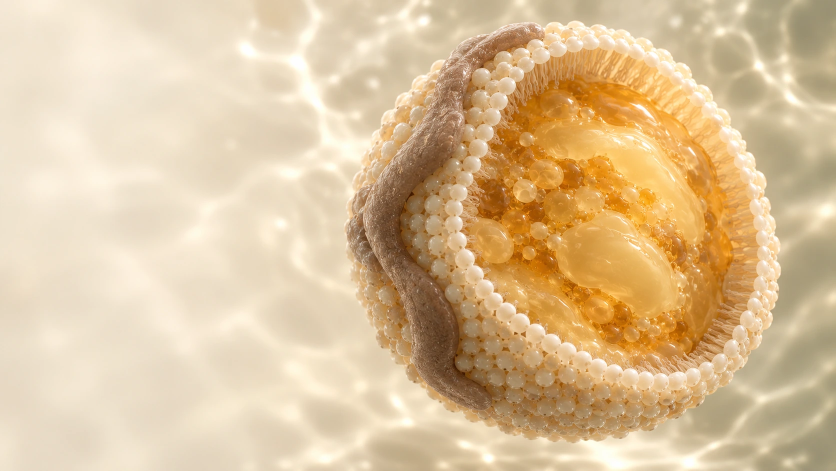
#> input picture versions/v5-astra/assets/s03-lipoprotein-cutaway.webp, 1672 x 941 px (shown at 1/2 size)
$ python render-s03-motion-study.py
#> lines starting #> are read from the running program, lines starting #| are printed output that depends on the picture; after the words box and inside, x2 and y2 are one past the last pixel; in counts of white or black regions, pixels touching at a corner belong together
#!/usr/bin/env python3
"""5-second optical cutout motion study, not 3D or generative image-to-video.
Uses only approved source image. No paid calls; no membrane/cargo deformation.
"""
from pathlib import Path
import math,json,subprocess,hashlib
import numpy as np
from PIL import Image,ImageDraw,ImageFont,ImageFilter,ImageEnhance
ROOT=Path(__file__).resolve().parents[3]
VER=ROOT/'versions/v5-astra';ASSETS=VER/'assets';QC=VER/'renders/s03-motion-qc';QC.mkdir(parents=True,exist_ok=True)
W,H,FPS,N=1280,720,24,120
SOURCE=ASSETS/'s03-lipoprotein-cutaway.webp'
SRC=Image.open(SOURCE).convert('RGB')
#> SRC is the input picture: PIL image 1672x941 RGB; mean R, G, B 219.8, 192.8, 153.4
FONT='/usr/share/fonts/truetype/noto/NotoSans-Regular.ttf'
def font(n):return ImageFont.truetype(FONT,n)
def smooth(v):v=max(0,min(1,v));return v*v*(3-2*v)
# Manual contour follows the approved image silhouette. This is a 2D matte,
# not an inferred mesh or anatomically claimed reconstruction.
points=[(683,453),(696,382),(721,319),(752,252),(794,191),(846,138),(900,91),
        (947,68),(1003,44),(1065,40),(1124,35),(1195,40),(1255,57),(1325,83),
        (1390,131),(1439,187),(1478,250),(1510,321),(1545,407),(1565,493),
        (1565,572),(1554,629),(1526,692),(1492,745),(1437,798),(1367,842),
        (1288,874),(1205,896),(1124,898),(1036,883),(960,855),(887,816),
        (824,770),(774,712),(736,650),(706,581),(688,518)]
mask=Image.new('L',SRC.size,0);ImageDraw.Draw(mask).polygon(points,fill=255)
#> after `mask = Image.new('L', SRC.size, 0)`: mask: PIL image 1672x941 L; every value is 0
#> after `ImageDraw.Draw(mask).polygon(points, fill=255)`:
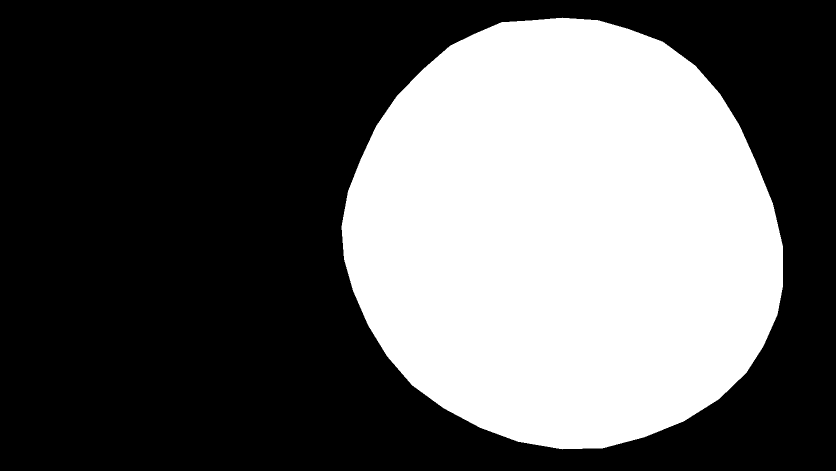
#> mask: PIL image 1672x941 L (shown at 1/2 size); 37.5% white; 1 white region, box (x1, y1, x2, y2) and area: (683, 35, 1566, 899) 589795
mask=mask.filter(ImageFilter.GaussianBlur(5))
particle=SRC.convert('RGBA');particle.putalpha(mask)
#> after `particle.putalpha(mask)`:
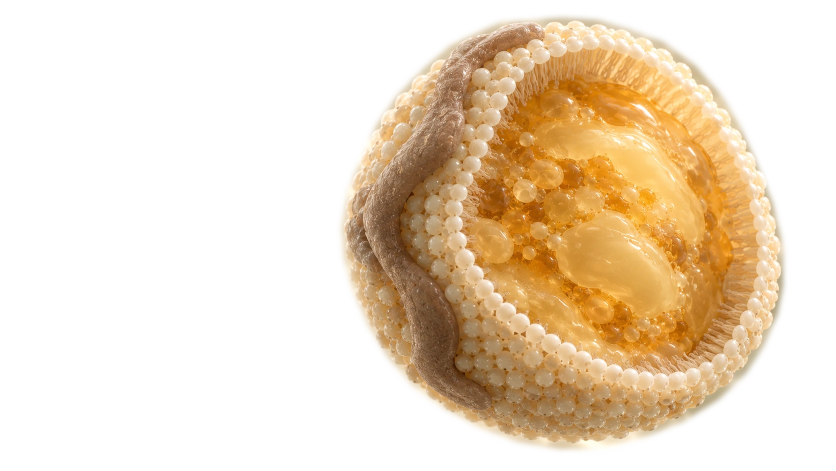
#> particle: PIL image 1672x941 RGBA (shown at 1/2 size); mean R, G, B, A 219.8, 192.8, 153.4, 95.6; transparent parts drawn white
# Crop away unused source margins, preserving all visible lipoprotein pixels.
particle=particle.crop((655,12,1591,926))
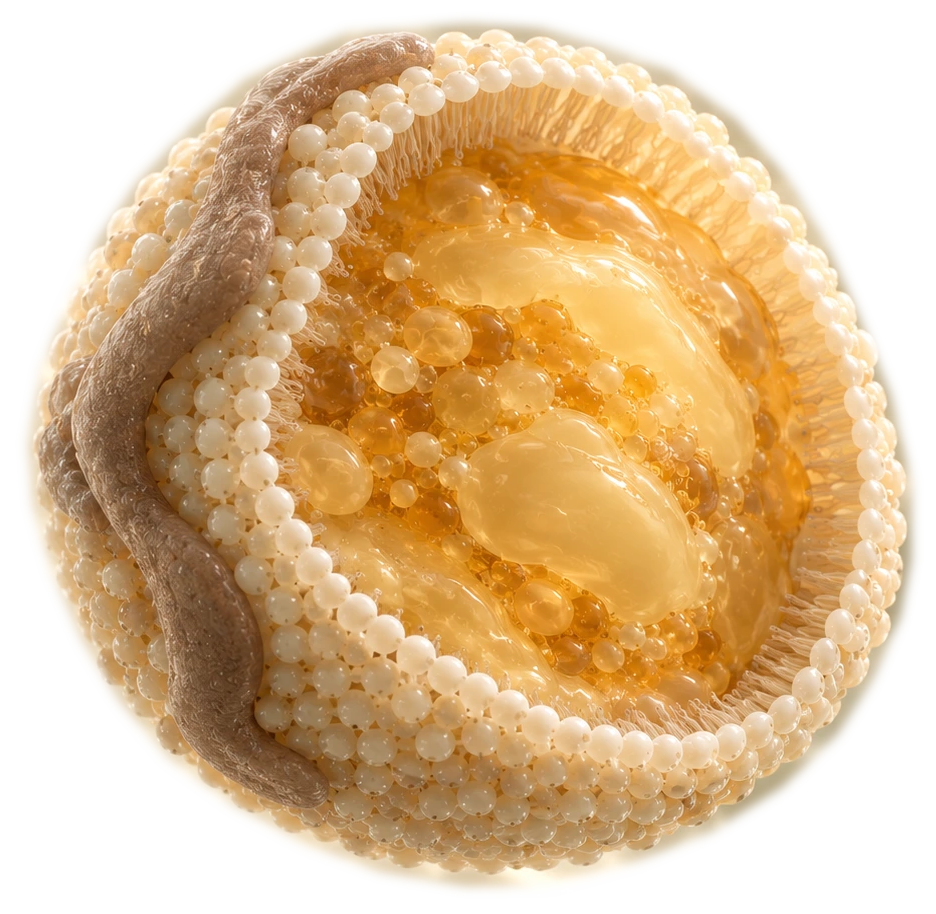
#> particle: PIL image 936x914 RGBA; mean R, G, B, A 208.6, 170.6, 118.5, 175.8; transparent parts drawn white
# The source's unoccupied left field supplies the soft environmental plate.
# A reflected copy avoids importing any external anatomy/content.
left=SRC.crop((0,0,642,941))
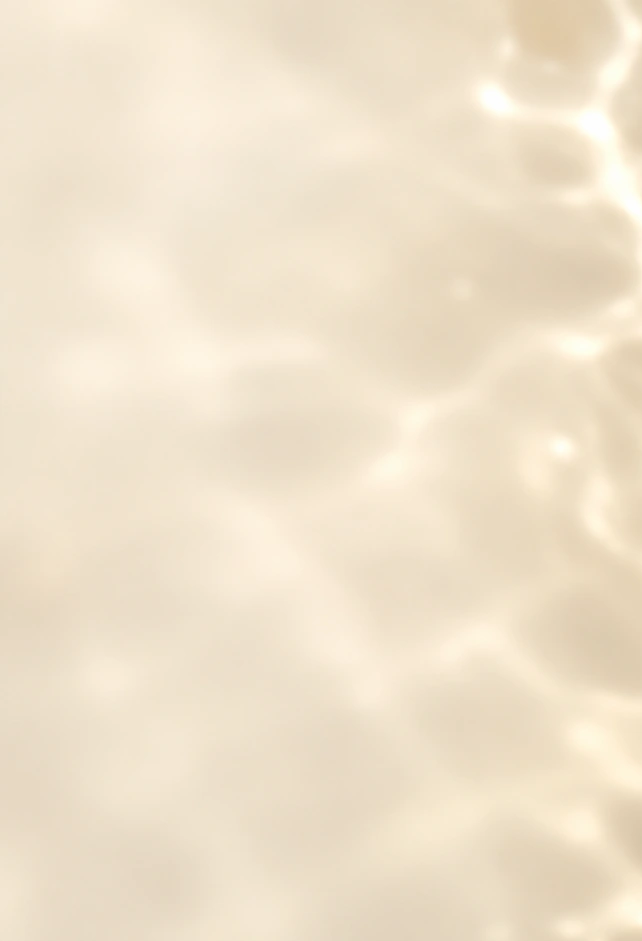
#> left: PIL image 642x941 RGB; mean R, G, B 239.6, 225.8, 203.2
plate=Image.new('RGB',(1284,941));plate.paste(left,(0,0));plate.paste(left.transpose(Image.Transpose.FLIP_LEFT_RIGHT),(642,0))
#> after `plate = Image.new('RGB', (1284, 941))`: plate: PIL image 1284x941 RGB; every value is 0
#> after `plate.paste(left, (0, 0))`:
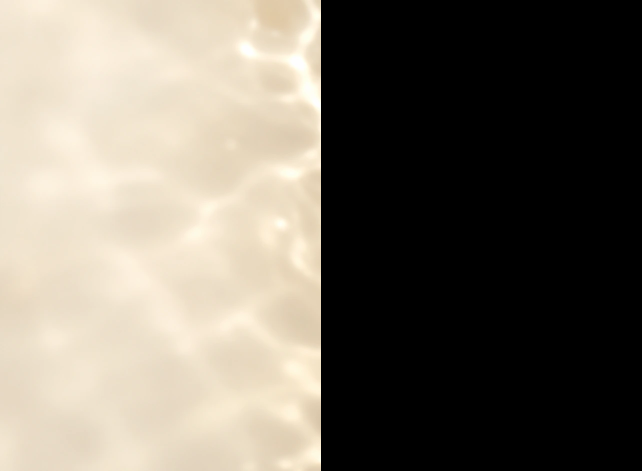
#> plate: PIL image 1284x941 RGB (shown at 1/2 size); mean R, G, B 119.8, 112.9, 101.6
#> after `plate.paste(left.transpose(Image.Transpose.FLIP_LEFT_RIGHT), (642, 0))`:
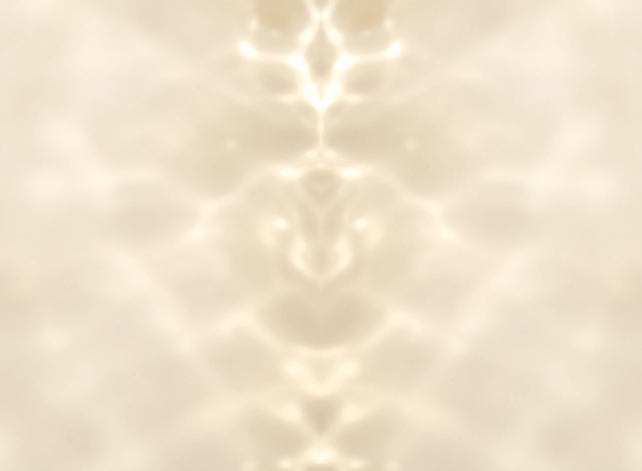
#> plate: PIL image 1284x941 RGB (shown at 1/2 size); mean R, G, B 239.6, 225.8, 203.2
plate=plate.resize((1400,815),Image.Resampling.LANCZOS).filter(ImageFilter.GaussianBlur(6))
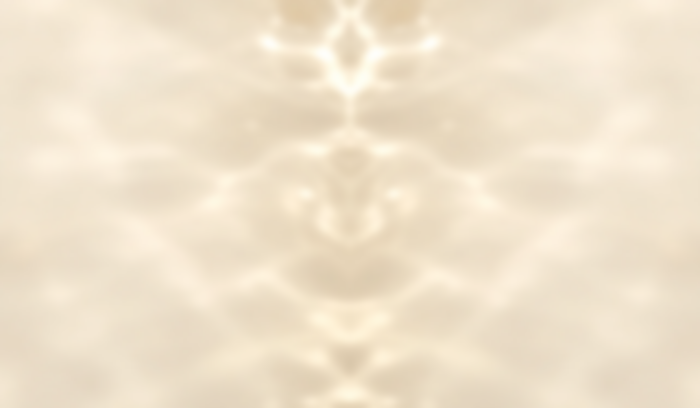
#> plate: PIL image 1400x815 RGB (shown at 1/2 size); mean R, G, B 239.5, 225.8, 203.1
px,py=particle.size
#> px = 936; py = 914
Y,X=np.mgrid[0:py,0:px]
orig=np.asarray(particle).astype(np.float32)
core=np.exp(-((X-570)/220)**2-((Y-467)/310)**2)
# Caption is embedded in independent preview: meaning travels with the movie.
def caption(im):
    layer=Image.new('RGBA',(W,H),(0,0,0,0));d=ImageDraw.Draw(layer)
    for y in range(557,H):d.line((0,y,W,y),fill=(27,26,16,int(90*((y-557)/(H-557))**1.3)))
    d.text((44,638),'Концептуальный разрез ЛПНП',font=font(23),fill=(255,254,245,255))
    d.text((44,670),'Цвет, форма и масштаб условны',font=font(18),fill=(255,254,245,255))
    return Image.alpha_composite(im,layer)
def frame(i):
    t=i/N;phase=t*2*math.pi
    # Differential optical movement between background and the source-image cutout.
    ox=60+8*math.sin(phase);oy=47+6*math.cos(phase)
    bg=plate.transform((W,H),Image.Transform.EXTENT,(ox,oy,ox+W,oy+H),Image.Resampling.BICUBIC).convert('RGBA')
    # Moving broad light over existing texture. It does not animate or eject cargo.
    lx=475+150*math.sin(phase-.5);ly=345+115*math.cos(phase)
    glint=np.exp(-((X-lx)/235)**2-((Y-ly)/245)**2)
    corelight=.027*(.5+.5*math.sin(phase-.5))*core
    arr=orig.copy();gain=(.974+.065*glint+corelight)[...,None]
    arr[:,:,:3]=np.clip(arr[:,:,:3]*gain,0,255)
    obj=Image.fromarray(arr.astype('uint8'),'RGBA')
    # Subpixel-sized focus modulation, preserving anatomy and texture identity.
    obj=obj.filter(ImageFilter.GaussianBlur(.08+.17*(1+math.sin(phase+.8))/2))
    size=(642,627);obj=obj.resize(size,Image.Resampling.LANCZOS)
    angle=2.3*math.sin(phase+.2)
    obj=obj.rotate(angle,resample=Image.Resampling.BICUBIC,expand=True)
    cx=840+19*math.sin(phase);cy=350-15*math.cos(phase)
    bg.alpha_composite(obj,(round(cx-obj.width/2),round(cy-obj.height/2)))
    # Cargo attention via an explanatory callout, not apparent molecular motion.
    sec=i/FPS;alpha=smooth((sec-1.25)/.45)*smooth((4.45-sec)/.45)
    if alpha>0:
        label=Image.new('RGBA',(W,H),(0,0,0,0));d=ImageDraw.Draw(label)
        col=(76,73,48,round(235*alpha))
        d.text((56,322),'Липидное ядро',font=font(25),fill=col)
        d.text((56,359),'эфиры холестерина и ТГ',font=font(18),fill=col)
        # Quiet leader ends at the existing core: not an external particle/pathway.
        d.line([(57,404),(344,404),(515,369),(674,369)],fill=(110,107,69,round(90*alpha)),width=1)
        bg=Image.alpha_composite(bg,label)
    return caption(bg).convert('RGB')
OUT=ASSETS/'s03-motion-study.mp4';TMP=ASSETS/'s03-motion-study.rendering.mp4'
cmd=['ffmpeg','-hide_banner','-loglevel','warning','-y','-f','rawvideo','-pix_fmt','rgb24','-s','1280x720','-r','24','-i','-',
     '-an','-c:v','libx264','-preset','medium','-crf','17','-pix_fmt','yuv420p','-movflags','+faststart',
     '-metadata','title=VERBA S03 — optical motion study',
     '-metadata','comment=2D photo cutout float/roll with procedural relighting; not 3D reconstruction or generative image-to-video. Silent.',str(TMP)]
#> (the run stopped early here; a loop or call above may not have finished)

$ run again, with versions/v5-astra/assets/s02-context.webp copied over versions/v5-astra/assets/s03-lipoprotein-cutaway.webp
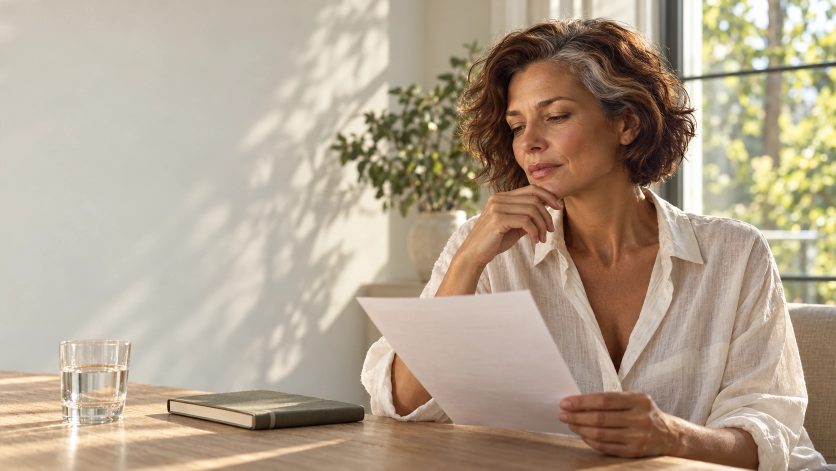
#> input picture versions/v5-astra/assets/s02-context.webp, 1672 x 941 px (shown at 1/2 size)
#> SRC is the input picture: PIL image 1672x941 RGB; mean R, G, B 178.7, 162.8, 143.2
#> `left=SRC.crop((0,0,642,941))`:
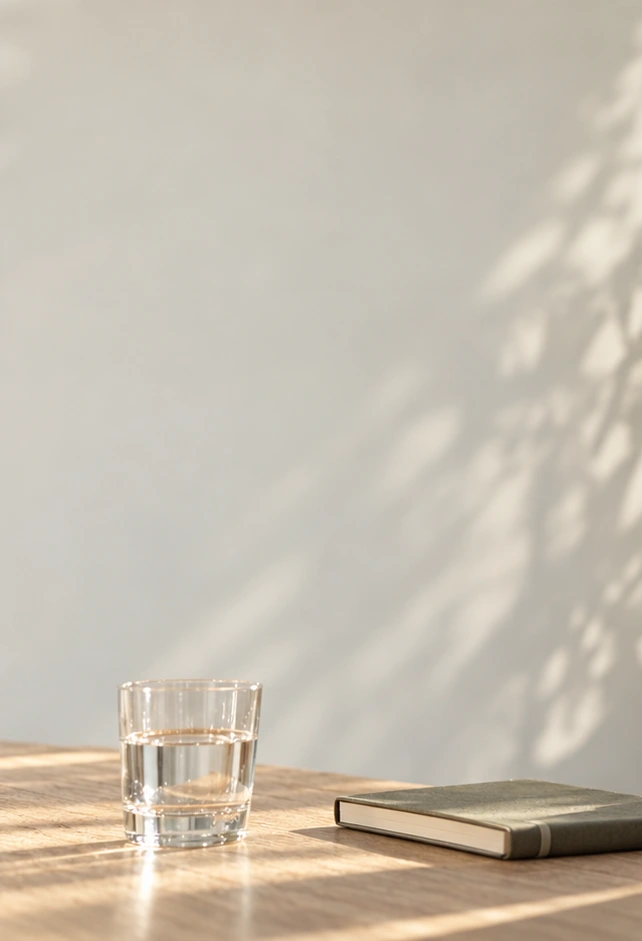
#> left: PIL image 642x941 RGB; mean R, G, B 199, 190.3, 176.5
#> `plate=plate.resize((1400,815),Image.Resampling.LANCZOS).filter(ImageFi..`:
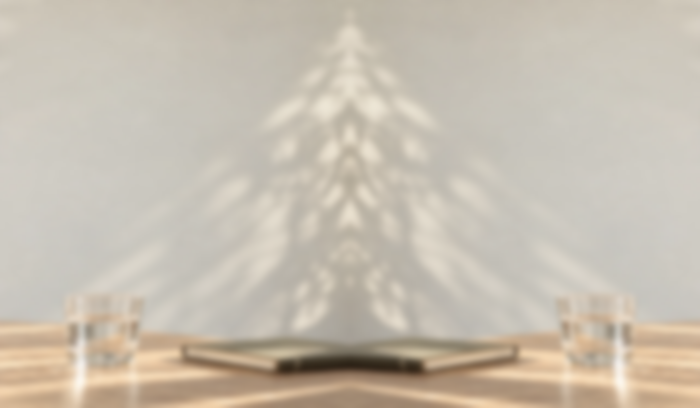
#> plate: PIL image 1400x815 RGB (shown at 1/2 size); mean R, G, B 199, 190.3, 176.5
